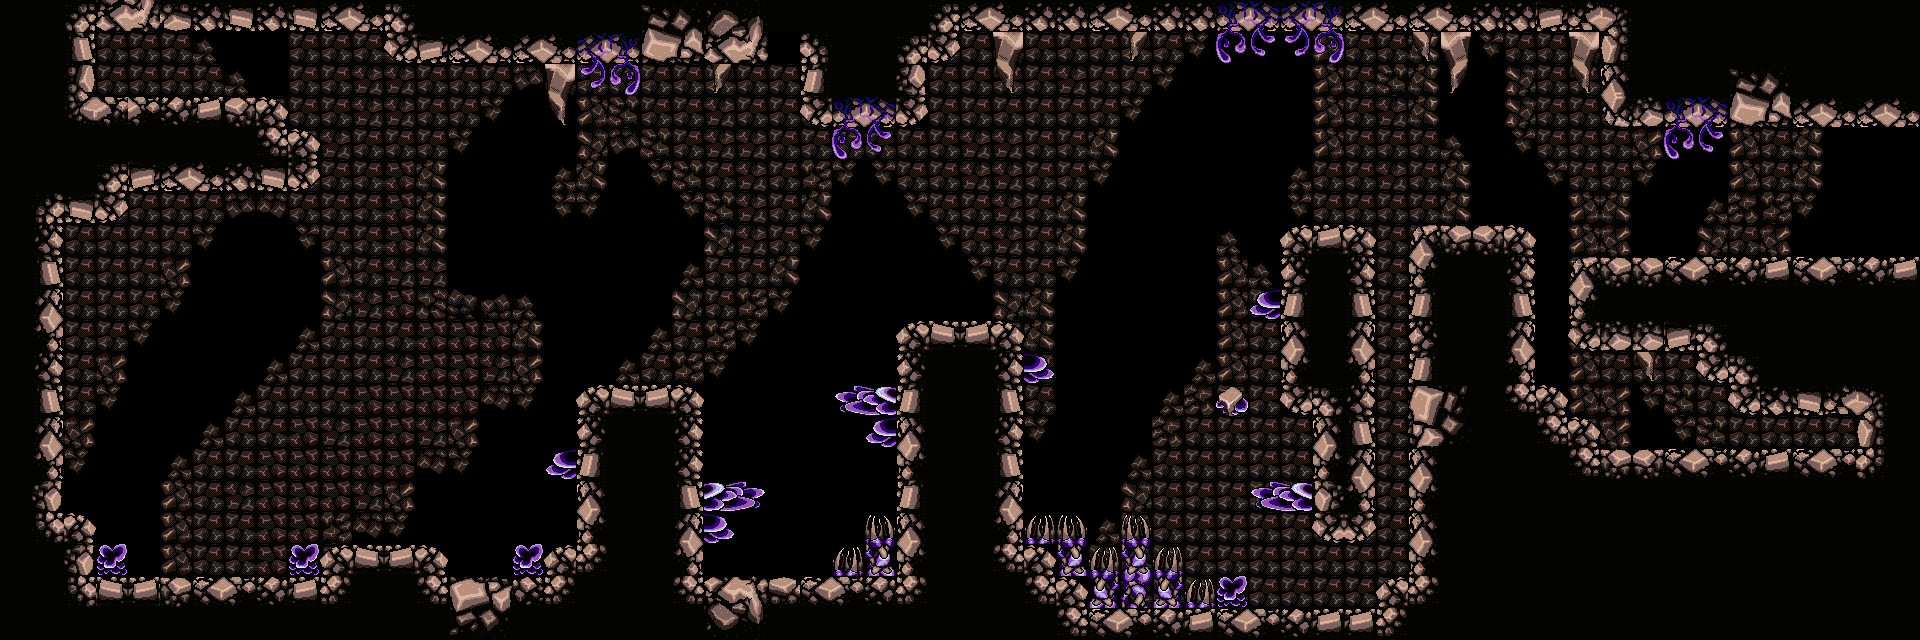

A level layout from a 2D game, rendered from its tile map. Below: a short description, then the map file with tile-grid data replaced by summaries:
An orthogonal 60x20 tile map with 32x32 px tiles, 4 tile layers (Background Tiles, Blocks, Foreground 1, Foreground 2) and 4 objects (2x entrance, right, breakable).

<map version="1.5" tiledversion="2021.02.15" orientation="orthogonal" renderorder="right-down" width="60" height="20" tilewidth="32" tileheight="32" infinite="0" nextlayerid="7" nextobjectid="8">
 <tileset firstgid="1" source="../TSXdata/Mars.tsx" />
 <layer id="3" name="Background Tiles" width="60" height="20">
  <data>[1200 cells, 1200 non-empty, 24 distinct tile ids]</data>
 </layer>
 <layer id="1" name="Blocks" width="60" height="20">
  <data>[1200 cells, 1200 non-empty, 103 distinct tile ids]</data>
 </layer>
 <layer id="4" name="Foreground 1" width="60" height="20">
  <data>[1200 cells, 0 non-empty, 0 distinct tile ids]</data>
 </layer>
 <objectgroup id="5" name="Object Layer">
  <object id="1" name="entrance" x="160" y="416" width="32" height="32">
   <properties>
    <property name="dir" value="RIGHT" />
   </properties>
  </object>
  <object id="3" name="entrance" x="1855" y="234">
   <properties>
    <property name="dir" value="LEFT" />
   </properties>
  </object>
  <object id="6" name="exit" type="right" x="1902" y="140" width="50" height="108">
   <properties>
    <property name="dir" value="RIGHT" />
   </properties>
  </object>
  <object id="7" name="breakable" x="576" y="384" width="128" height="96">
   <properties>
    <property name="vulnerability" value="anything" />
   </properties>
  </object>
 </objectgroup>
 <layer id="6" name="Foreground 2" width="60" height="20">
  <data>[1200 cells, 0 non-empty, 0 distinct tile ids]</data>
 </layer>
</map>